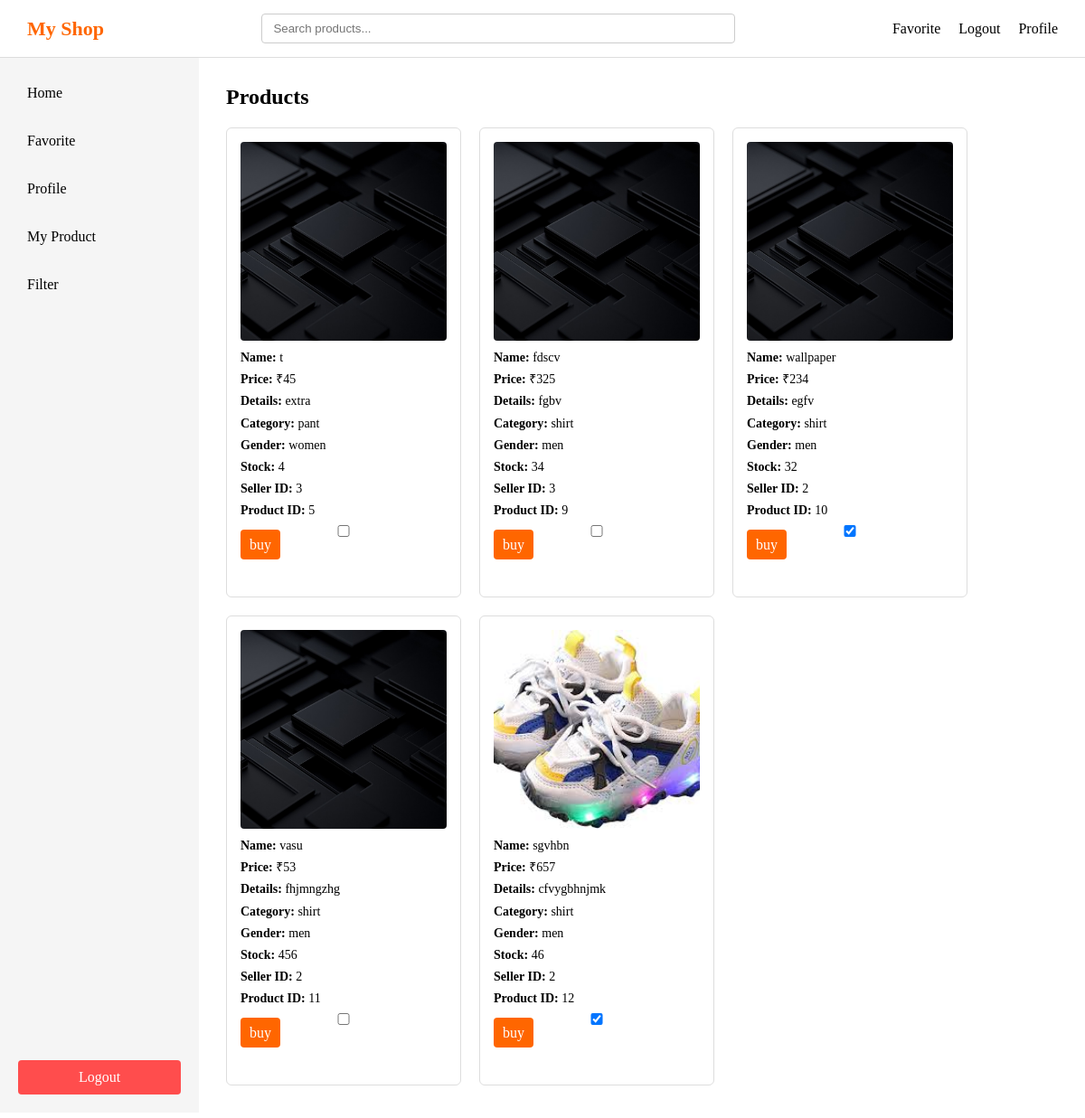
The app's page /home (signed in) with its own data.
### main.py (models this page shows)
class Product(db.Model):
    id=db.Column(db.Integer, primary_key = True)
    product_name = db.Column(db.String(100))
    product_price= db.Column(db.Integer)
    product_image= db.Column(db.String(200))
    product_details = db.Column(db.Text)
    product_category = db.Column(db.String(100))
    product_gender= db.Column(db.String(20))
    product_stock= db.Column(db.Integer)
    seller_id = db.Column(db.Integer, db.ForeignKey('user.id'))

### main.py (the view)
@app.route('/home')
def home():
    if 'user' not in session:
        return redirect(url_for('login'))
    username = session.get('user')
    user = User.query.filter_by(username= username).first()
    products = Product.query.all()
    liked_products=[]
    liked_products = [
        up.product_id for up in UserProduct.query.filter_by(user_id = user.id).all()
    ]
    return render_template("home.html", user = user , products = products , liked_products = liked_products)

### templates/home.html (shortened to what this page needs)
<!DOCTYPE html>
<html lang="en">
<head>
    <link rel="stylesheet" href="{{ url_for('static', filename='style.css') }}">
</head>
<body>
    <div class="header">
        <div class="logo">My Shop</div>
        <div class="searchbar"  id="searchbar">
            <input type="text" placeholder="Search products..." />
        </div>
        <div class="right">
            <div class="favorite"><a href="/favorite">Favorite</a></div>
            <div class="logout"><a href="/logout">Logout</a></div>
            <div class="profile"><a href="/profile">Profile</a></div>
        </div>
    </div>
    <div class="layout">
        <div class="sidebar">
            <div class="top">
                <div class="home" id="sidebar-home">Home</div>
                <div class="favorite" id="sidebar-favorite">Favorite</div>
                <div class="profile" id="sidebar-profile">Profile</div>
                {% if user.user_type == 's' %}
                <div class="my_product" id="sidebar-myproduct">My Product</div>
                <div class="filter">Filter</div>
                {% else %}
                <div class="filter">Filter</div>
                {% endif %}
            </div>
            <div class="logout" id="sidebar-logout">Logout</div>
        </div>
        <div class="main">
            <h2>Products</h2>
            {% if products %}
            <div class="products">
                {% for product in products %}
                <div class="product-card">
                    <img src="{{ url_for('static', filename='uploads/' + product.product_image) }}">
                    <p><strong>Name:</strong> {{ product.product_name }}</p>
                    <p><strong>Price:</strong> ₹{{ product.product_price }}</p>
                    <p><strong>Details:</strong> {{ product.product_details }}</p>
                    <p><strong>Category:</strong> {{ product.product_category }}</p>
                    <p><strong>Gender:</strong> {{ product.product_gender }}</p>
                    <p><strong>Stock:</strong> {{ product.product_stock }}</p>
                    <p><strong>Seller ID:</strong> {{ product.seller_id }}</p>
                    <p><strong>Product ID:</strong> {{ product.id }}</p>
                    <input type="checkbox" class="like-checkbox" data-product-id="{{ product.id }}"
                    {% if product.id in liked_products %}
                        checked
                    {% endif %}>
                    <div class="buybutton">
                        <a href="{{ url_for('buyButton', product_id=product.id) }}">buy</a>
                    </div>
                </div>
                {% endfor %}
            </div>
            {% endif %}
        </div>
    </div>
</body>
</html>

### static/style.css (style rules this page uses)
* { margin: 0; padding: 0; box-sizing: border-box; }
.header { display: flex; align-items: center; justify-content: space-between; padding: 15px 30px; background-color: #ffffff; border-bottom: 1px solid #ddd; width: 100%; }
.logo { font-size: 22px; font-weight: bold; color: #ff6600; white-space: nowrap; }
.searchbar { flex: 1; display: flex; justify-content: center; }
.searchbar input { width: 60%; min-width: 250px; padding: 8px 12px; border: 1px solid #ccc; border-radius: 4px; }
.right { display: flex; align-items: center; gap: 20px; white-space: nowrap; }
.right a, .right div { text-decoration: none; color: #000; cursor: pointer; font-weight: 500; }
.layout { display: flex; height: calc(100vh - 70px); }
.sidebar { width: 220px; height: 100%; background-color: #f5f5f5; padding: 20px; display: flex; flex-direction: column; }
.sidebar .top { flex: 1; overflow-y: auto; display: flex; flex-direction: column; gap: 15px; }
.sidebar .top div { padding: 10px; cursor: pointer; border-radius: 4px; }
.sidebar .logout { padding: 10px; background-color: #ff4d4d; color: white; text-align: center; border-radius: 4px; cursor: pointer; flex-shrink: 0; }
.main { flex: 1; padding: 30px; background-color: #ffffff; overflow-y: auto; }
.products { display: grid; grid-template-columns: repeat(auto-fill, 260px); gap: 20px; margin-top: 20px; }
.products > div { width: 260px; height: 520px; border: 1px solid #ddd; border-radius: 6px; padding: 15px; background-color: #fff; display: flex; flex-direction: column; overflow: hidden; }
.products img { width: 100%; height: 220px; object-fit: cover; border-radius: 4px; margin-bottom: 10px; }
.products p { font-size: 14px; margin-bottom: 6px; line-height: 1.3; }
.buybutton a, .products button { margin-top: auto; padding: 8px 10px; border-radius: 4px; text-align: center; background-color: #ff6600; color: white; text-decoration: none; border: none; cursor: pointer; }

### records on screen
Product: product_image (picture), product_name "t", product_price "45", product_details "extra", product_category "pant", product_gender "women", product_stock "4", seller_id "3", id "5"
Product: product_image (picture), product_name "fdscv", product_price "325", product_details "fgbv", product_category "shirt", product_gender "men", product_stock "34", seller_id "3", id "9"
Product: product_image (picture), product_name "wallpaper", product_price "234", product_details "egfv", product_category "shirt", product_gender "men", product_stock "32", seller_id "2", id "10", id "☑"
Product: product_image (picture), product_name "vasu", product_price "53", product_details "fhjmngzhg", product_category "shirt", product_gender "men", product_stock "456", seller_id "2", id "11"
Product: product_image (picture), product_name "sgvhbn", product_price "657", product_details "cfvygbhnjmk", product_category "shirt", product_gender "men", product_stock "46", seller_id "2", id "12", id "☑"
